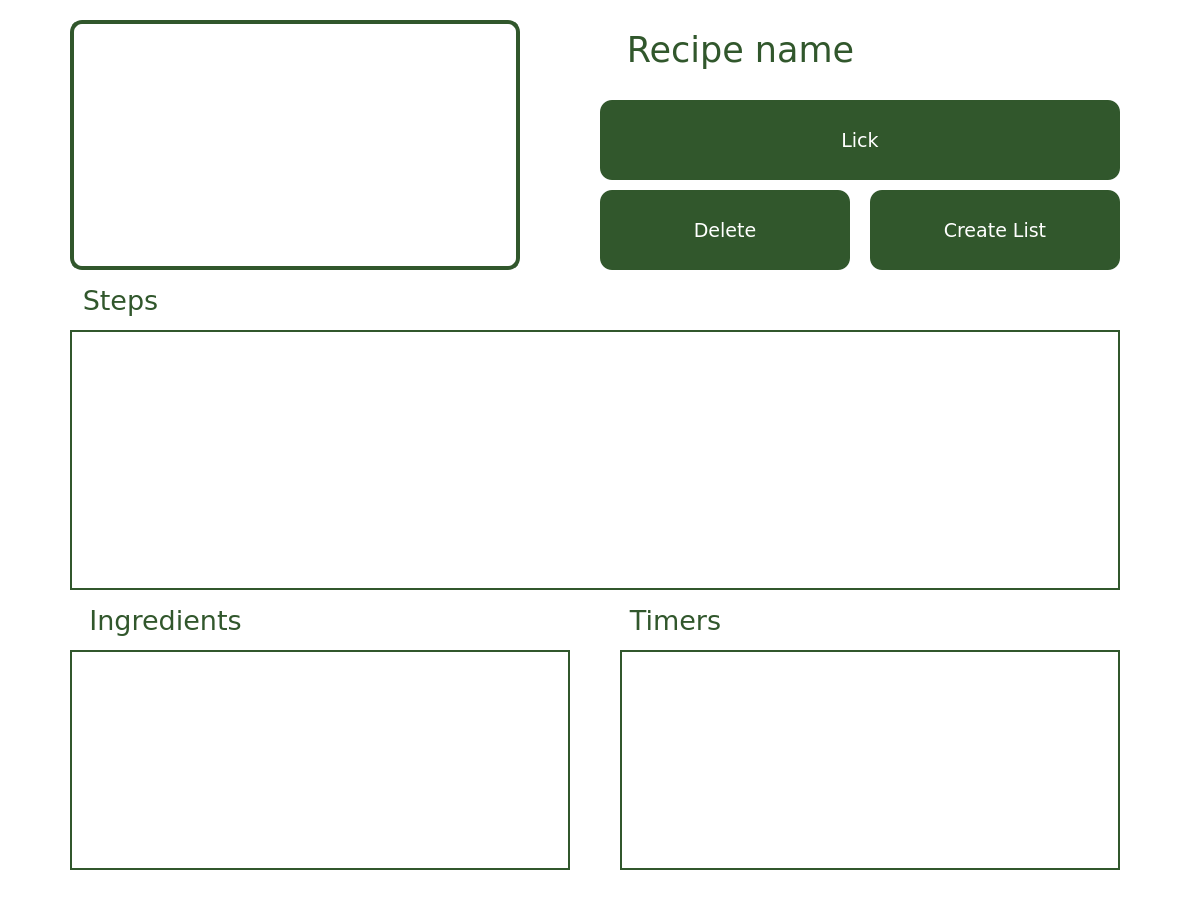
<?xml version="1.0" encoding="UTF-8"?>
<ui version="4.0">
 <class>ViewRecipeWindow</class>
 <widget class="QMainWindow" name="ViewRecipeWindow">
  <property name="geometry">
   <rect>
    <x>0</x>
    <y>0</y>
    <width>1200</width>
    <height>900</height>
   </rect>
  </property>
  <property name="minimumSize">
   <size>
    <width>1200</width>
    <height>900</height>
   </size>
  </property>
  <property name="maximumSize">
   <size>
    <width>1200</width>
    <height>900</height>
   </size>
  </property>
  <property name="windowTitle">
   <string>PoLIZANE </string>
  </property>
  <property name="windowIcon">
   <iconset>
    <normaloff>325314459_826693388428270_2168916561632903173_n.png</normaloff>325314459_826693388428270_2168916561632903173_n.png</iconset>
  </property>
  <property name="styleSheet">
   <string notr="true">background-color: white;</string>
  </property>
  <widget class="QWidget" name="viewRecipeScreen">
   <widget class="QLabel" name="recipeName">
    <property name="geometry">
     <rect>
      <x>600</x>
      <y>0</y>
      <width>281</width>
      <height>100</height>
     </rect>
    </property>
    <property name="font">
     <font>
      <family>Verdana</family>
      <pointsize>26</pointsize>
     </font>
    </property>
    <property name="styleSheet">
     <string notr="true">color: rgb(49, 87, 44)</string>
    </property>
    <property name="text">
     <string>Recipe name</string>
    </property>
    <property name="alignment">
     <set>Qt::AlignCenter</set>
    </property>
   </widget>
   <widget class="QLabel" name="recipePicture">
    <property name="geometry">
     <rect>
      <x>70</x>
      <y>20</y>
      <width>450</width>
      <height>250</height>
     </rect>
    </property>
    <property name="styleSheet">
     <string notr="true">border-style: solid;
border-width: 4px;
border-radius: 12px;
border-color: rgb(49, 87, 44);
</string>
    </property>
    <property name="text">
     <string/>
    </property>
    <property name="pixmap">
     <pixmap>default-placeholder.png</pixmap>
    </property>
    <property name="scaledContents">
     <bool>true</bool>
    </property>
   </widget>
   <widget class="QPushButton" name="deleteButton">
    <property name="geometry">
     <rect>
      <x>600</x>
      <y>190</y>
      <width>250</width>
      <height>80</height>
     </rect>
    </property>
    <property name="font">
     <font>
      <family>Verdana</family>
      <pointsize>14</pointsize>
     </font>
    </property>
    <property name="statusTip">
     <string>Delete your recipe</string>
    </property>
    <property name="accessibleDescription">
     <string/>
    </property>
    <property name="styleSheet">
     <string notr="true">background-color: rgb(49, 87, 44);
color: white;
border-radius: 12px;</string>
    </property>
    <property name="text">
     <string>Delete</string>
    </property>
   </widget>
   <widget class="QPushButton" name="createListButton">
    <property name="geometry">
     <rect>
      <x>870</x>
      <y>190</y>
      <width>250</width>
      <height>80</height>
     </rect>
    </property>
    <property name="font">
     <font>
      <family>Verdana</family>
      <pointsize>14</pointsize>
     </font>
    </property>
    <property name="statusTip">
     <string>Create shopping list out of your recipe</string>
    </property>
    <property name="accessibleDescription">
     <string/>
    </property>
    <property name="styleSheet">
     <string notr="true">background-color: rgb(49, 87, 44);
color: white;
border-radius: 12px;</string>
    </property>
    <property name="text">
     <string>Create List</string>
    </property>
   </widget>
   <widget class="QPushButton" name="lickButton">
    <property name="geometry">
     <rect>
      <x>600</x>
      <y>100</y>
      <width>520</width>
      <height>80</height>
     </rect>
    </property>
    <property name="font">
     <font>
      <family>Verdana</family>
      <pointsize>14</pointsize>
     </font>
    </property>
    <property name="statusTip">
     <string>Lick your recipe</string>
    </property>
    <property name="accessibleDescription">
     <string/>
    </property>
    <property name="styleSheet">
     <string notr="true">background-color: rgb(49, 87, 44);
color: white;
border-radius: 12px;</string>
    </property>
    <property name="text">
     <string>Lick</string>
    </property>
   </widget>
   <widget class="QListWidget" name="listOfSteps">
    <property name="geometry">
     <rect>
      <x>70</x>
      <y>330</y>
      <width>1050</width>
      <height>260</height>
     </rect>
    </property>
    <property name="styleSheet">
     <string notr="true">border-color: rgb(49, 87, 44);
border-width: 2px;
border-style: solid;</string>
    </property>
   </widget>
   <widget class="QLabel" name="stepsTitle">
    <property name="geometry">
     <rect>
      <x>70</x>
      <y>280</y>
      <width>101</width>
      <height>41</height>
     </rect>
    </property>
    <property name="font">
     <font>
      <family>Verdana</family>
      <pointsize>20</pointsize>
     </font>
    </property>
    <property name="styleSheet">
     <string notr="true">color: rgb(49, 87, 44)</string>
    </property>
    <property name="text">
     <string>Steps</string>
    </property>
    <property name="alignment">
     <set>Qt::AlignCenter</set>
    </property>
   </widget>
   <widget class="QListWidget" name="listOfIngredients">
    <property name="geometry">
     <rect>
      <x>70</x>
      <y>650</y>
      <width>500</width>
      <height>220</height>
     </rect>
    </property>
    <property name="styleSheet">
     <string notr="true">border-color: rgb(49, 87, 44);
border-width: 2px;
border-style: solid;
</string>
    </property>
   </widget>
   <widget class="QListWidget" name="listOfTimers">
    <property name="geometry">
     <rect>
      <x>620</x>
      <y>650</y>
      <width>500</width>
      <height>220</height>
     </rect>
    </property>
    <property name="styleSheet">
     <string notr="true">border-color: rgb(49, 87, 44);
border-width: 2px;
border-style: solid;
</string>
    </property>
   </widget>
   <widget class="QLabel" name="ingredientsTitle">
    <property name="geometry">
     <rect>
      <x>70</x>
      <y>600</y>
      <width>191</width>
      <height>41</height>
     </rect>
    </property>
    <property name="font">
     <font>
      <family>Verdana</family>
      <pointsize>20</pointsize>
     </font>
    </property>
    <property name="styleSheet">
     <string notr="true">color: rgb(49, 87, 44)</string>
    </property>
    <property name="text">
     <string>Ingredients</string>
    </property>
    <property name="alignment">
     <set>Qt::AlignCenter</set>
    </property>
   </widget>
   <widget class="QLabel" name="timersTitle">
    <property name="geometry">
     <rect>
      <x>620</x>
      <y>600</y>
      <width>111</width>
      <height>41</height>
     </rect>
    </property>
    <property name="font">
     <font>
      <family>Verdana</family>
      <pointsize>20</pointsize>
     </font>
    </property>
    <property name="styleSheet">
     <string notr="true">color: rgb(49, 87, 44)</string>
    </property>
    <property name="text">
     <string>Timers</string>
    </property>
    <property name="alignment">
     <set>Qt::AlignCenter</set>
    </property>
   </widget>
  </widget>
  <widget class="QStatusBar" name="statusbar"/>
 </widget>
 <resources/>
 <connections/>
</ui>
